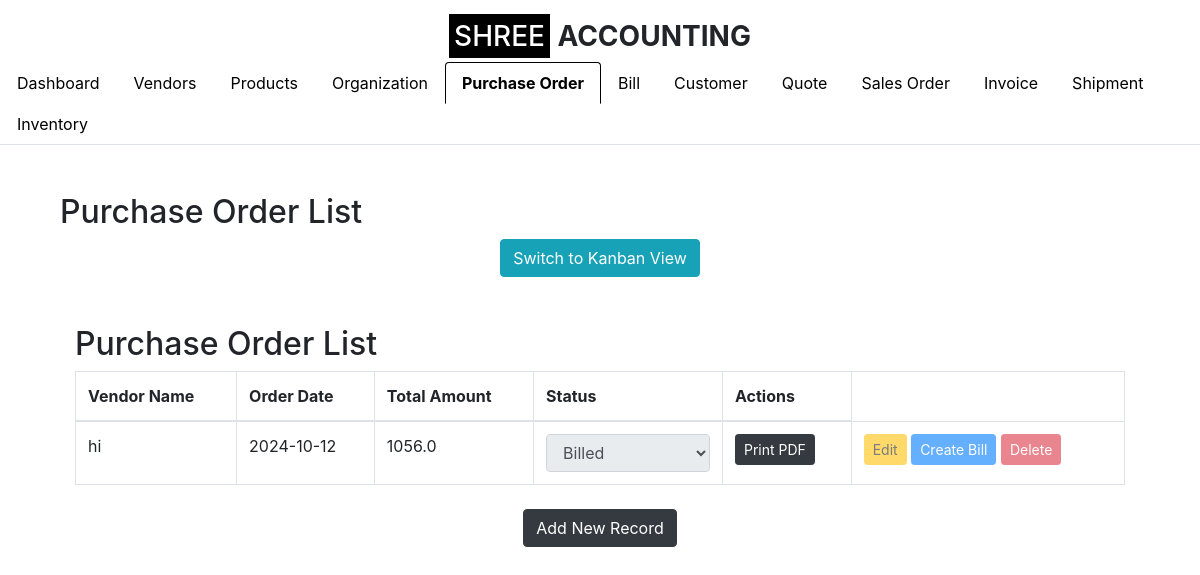
The page /purchase_order_list (signed in) on the database as committed earlier.
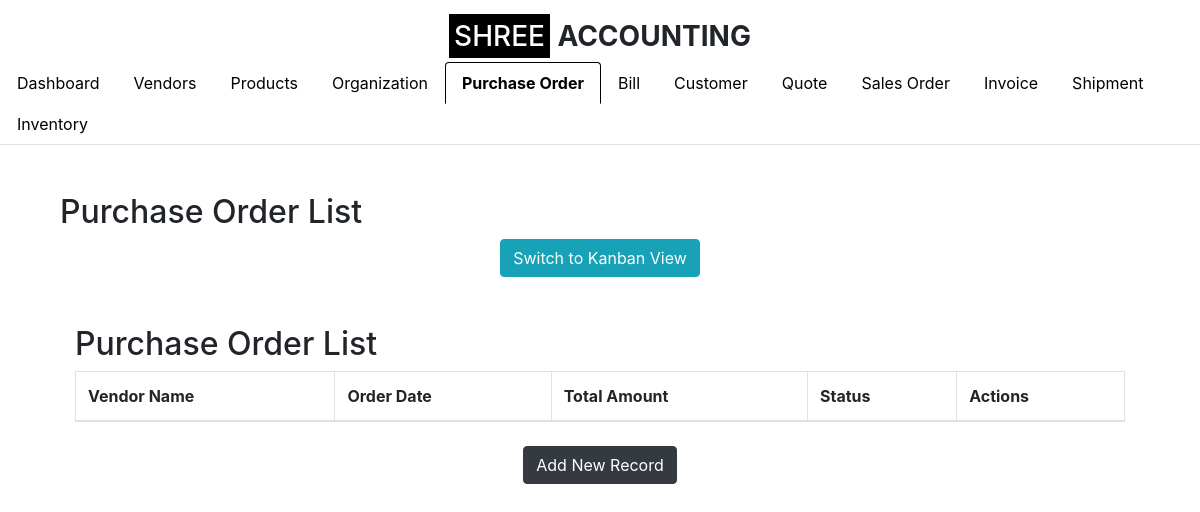
The same page on the database as committed later.
### app.py (models this page shows)
class PurchaseOrder(db.Model):
    id = db.Column(db.Integer, primary_key=True)
    vendor_id = db.Column(db.Integer, db.ForeignKey('vendor.id'), nullable=False)
    order_date = db.Column(db.Date, nullable=False)
    total_amount = db.Column(db.Float, nullable=False)
    status = db.Column(db.String(50), nullable=False)
    vendor = db.relationship('Vendor', backref=db.backref('purchase_orders', lazy=True))
    line_items = db.relationship('LineItem', backref='purchase_order', lazy=True, cascade="all, delete-orphan")

class Vendor(db.Model):
    id = db.Column(db.Integer, primary_key=True)
    vendor_name = db.Column(db.String(100), nullable=False)
    company_name = db.Column(db.String(100), nullable=False)
    email_id = db.Column(db.String(100), nullable=False)
    phone_number = db.Column(db.String(15), nullable=False)
    address = db.Column(db.String(255), nullable=False)
    organization_id = db.Column(db.Integer, db.ForeignKey('organization.id'), nullable=False)
    organization = db.relationship('Organization', backref=db.backref('vendors', lazy=True))

### app.py (the view)
    def wrap(*args, **kwargs):
        if 'logged_in' in session:
            return f(*args, **kwargs)
        else:
            flash('Please log in first.', 'warning')
            return redirect(url_for('login'))

### app.py (called while the page is built)
def login_required(f):
    def wrap(*args, **kwargs):
        if 'logged_in' in session:
            return f(*args, **kwargs)
        else:
            flash('Please log in first.', 'warning')
            return redirect(url_for('login'))
    wrap.__name__ = f.__name__
    return wrap

@app.route('/purchase_order_list')
@login_required
def purchase_order_list():
    organization_id = session.get('organization_id')
    purchase_orders = PurchaseOrder.query.join(Vendor).filter(Vendor.organization_id == organization_id).all()
    return render_template('purchase_order_list.html', purchase_orders=purchase_orders, show_logo=True, active_tab='purchase_order')

### templates/purchase_order_list.html (shortened to what this page needs)
{% extends "base.html" %}
{% block content %}
<div class="container mt-5">
    <h2>Purchase Order List</h2>
    <div class="text-center mb-4">
        <button class="btn btn-info" id="toggleViewBtn">Switch to Kanban View</button>
    </div>
    <div id="tableView" class="container mt-5">
        <h2>Purchase Order List</h2>
        <table class="table table-bordered">
            <thead>
                <tr>
                    <th>Vendor Name</th>
                    <th>Order Date</th>
                    <th>Total Amount</th>
                    <th>Status</th>
                    <th>Actions</th>
                </tr>
            </thead>
            <tbody>
                {% for order in purchase_orders %}
                <tr>
                    <td>{{ order.vendor.vendor_name }}</td>
                    <td>{{ order.order_date }}</td>
                    <td>{{ order.total_amount }}</td>
                    <td>
                        <form action="/update_status/{{ order.id }}" method="POST">
                            <select name="status" class="form-control" onchange="this.form.submit()" {% if order.status == 'Billed' %}disabled{% endif %}>
                                <option value="Billed" {% if order.status == 'Billed' %}selected{% endif %}>Billed</option>
                            </select>
                        </form>
                    </td>
                    <td>
    <a href="/generate_purchase_order_pdf/{{ order.id }}" class="btn btn-dark btn-sm">Print PDF</a>
</td>
                    <td>
                        <a href="/edit_purchase_order/{{ order.id }}" class="btn btn-warning btn-sm" {% if order.status == 'Billed' %}style="pointer-events: none; opacity: 0.6;"{% endif %}>Edit</a>
                        <a href="/create_bill?purchase_order_id={{ order.id }}" class="btn btn-primary btn-sm" {% if order.status == 'Billed' %}style="pointer-events: none; opacity: 0.6;"{% endif %}>Create Bill</a>
                        <form action="/delete_purchase_order/{{ order.id }}" method="POST" style="display:inline-block;" {% if order.status == 'Billed' %}style="pointer-events: none; opacity: 0.6;"{% endif %}>
                            <button type="submit" class="btn btn-danger btn-sm" {% if order.status == 'Billed' %}style="pointer-events: none; opacity: 0.6;"{% endif %}>Delete</button>
                        </form>
                    </td>
                </tr>
                {% endfor %}
            </tbody>
        </table>
    </div>
    <div class="text-center mt-4">
        <a href="/purchase_order" class="btn btn-dark">Add New Record</a>
    </div>
</div>
{% endblock %}

Rows that differ between the two databases and show on the page:
removed PurchaseOrder: vendor.vendor_name "hi", order_date "2024-10-12", total_amount "1056.0", status "Billed"
